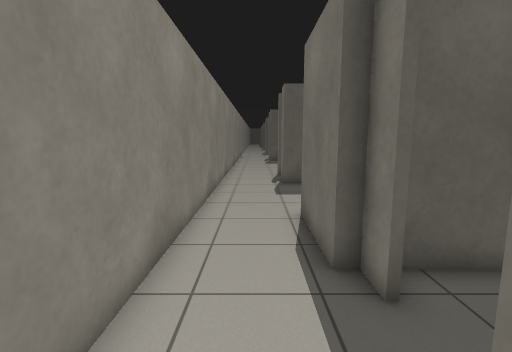
View 1 (above)

24 first-person views from a walk through a world built for the Gazebo simulator. The camera is 1.2 m above the floor, tilts 8° down and sees 85° across. The lines on the ground mark 1 m squares. The floor is counted in squares, 0.5 m on a side. Each view is taken from the middle of a square. On the plan, view 1 faces up. The plan holds only what a view shows up to about 18 squares ahead; the rest is blank. The place goes on beyond the plan. Robots are left out. Simple shapes stand in for some stock models. Surface patterns are stand-ins for the level's own textures.

View 2
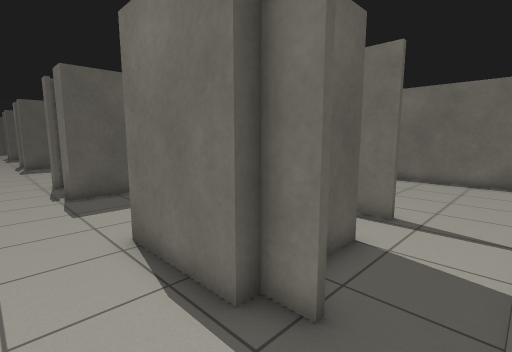

View 3
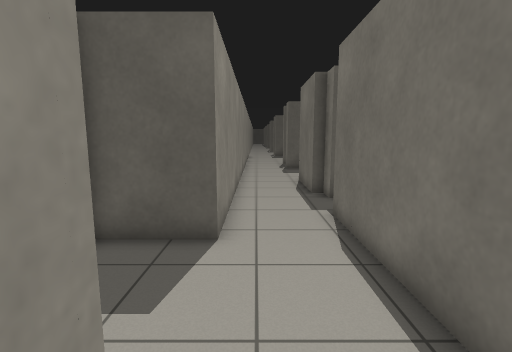

View 4
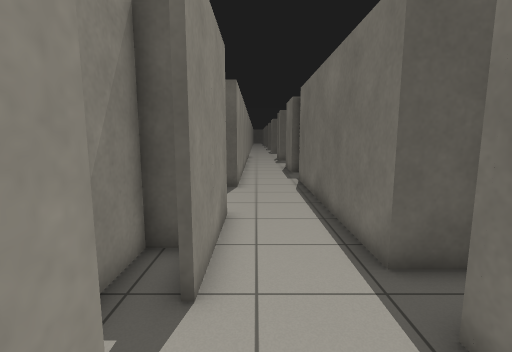

View 5
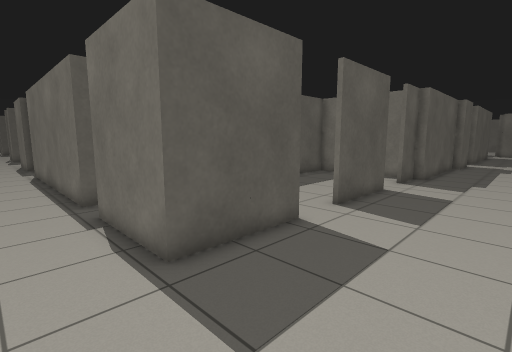

View 6
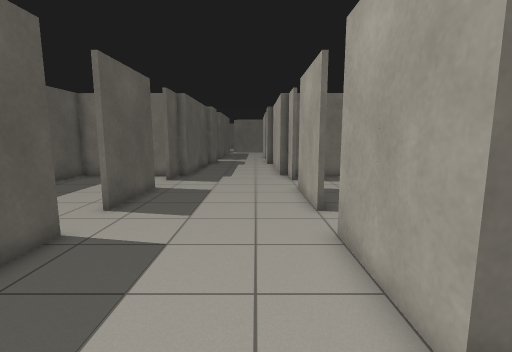

View 7
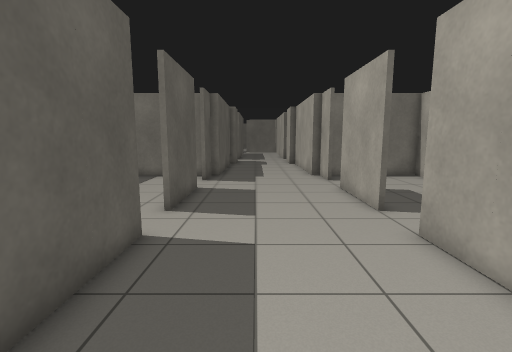

View 8
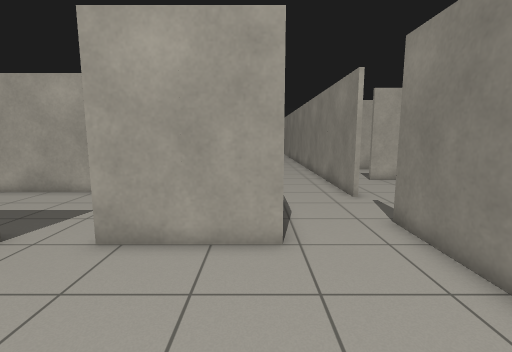

View 9
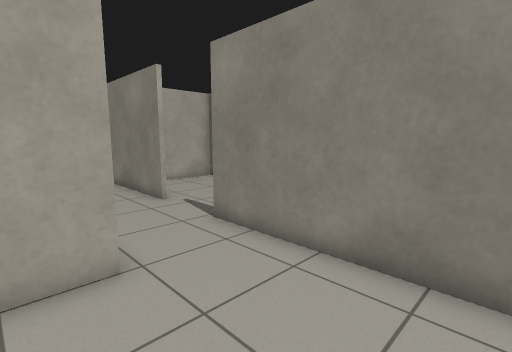

View 10
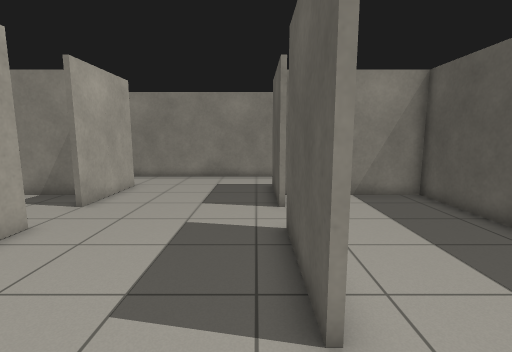

View 11
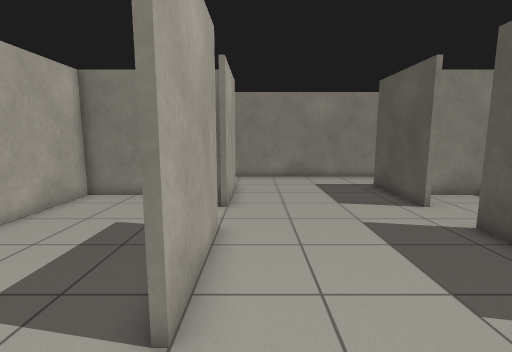

View 12
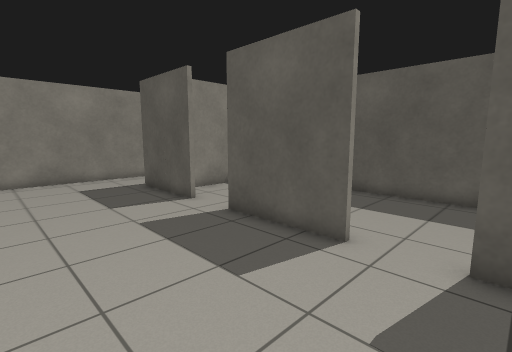

View 13
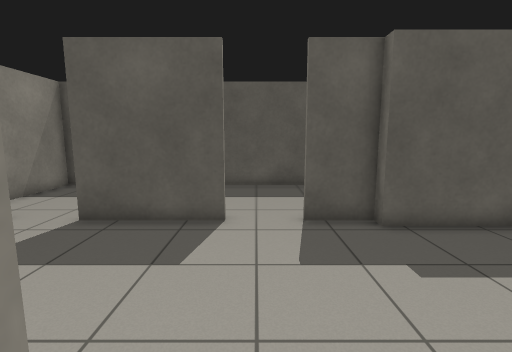

View 14
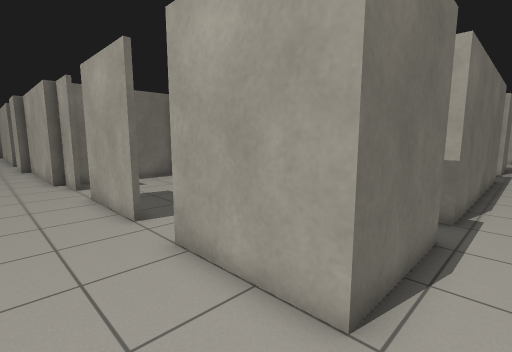

View 15
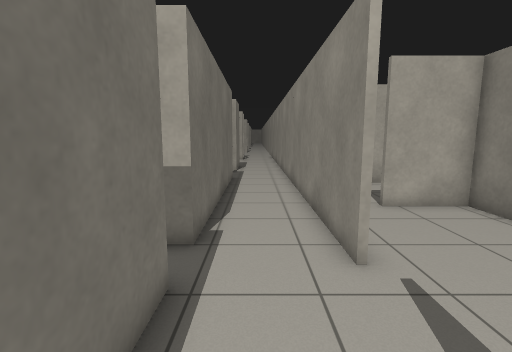

View 16
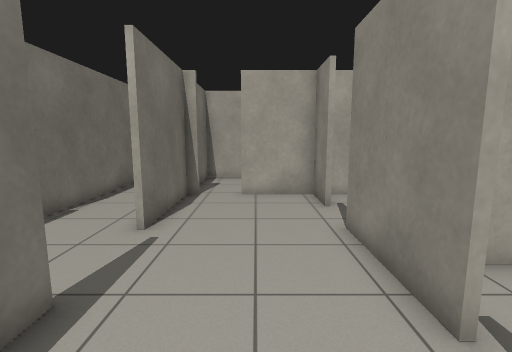

View 17
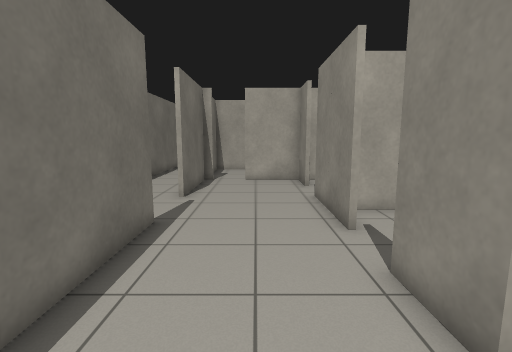

View 18
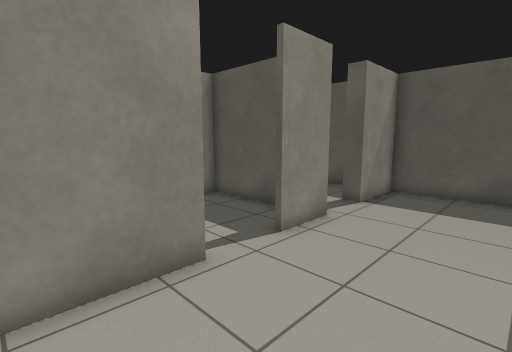

View 19
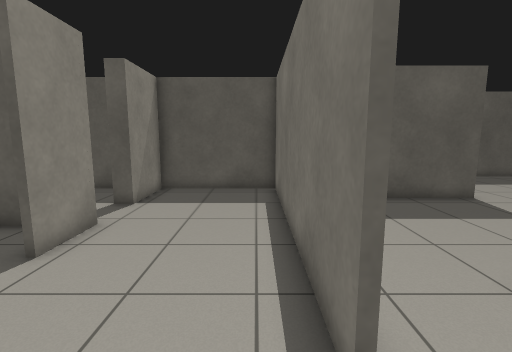

View 20
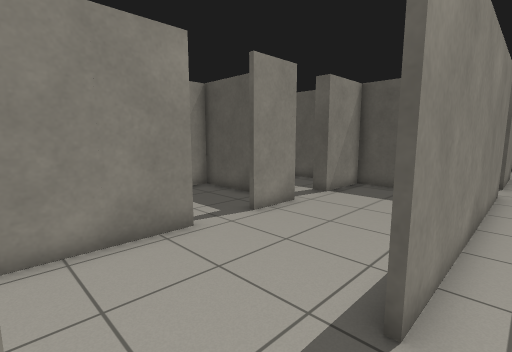

View 21
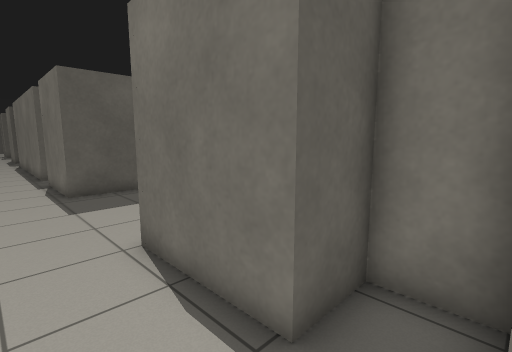

View 22
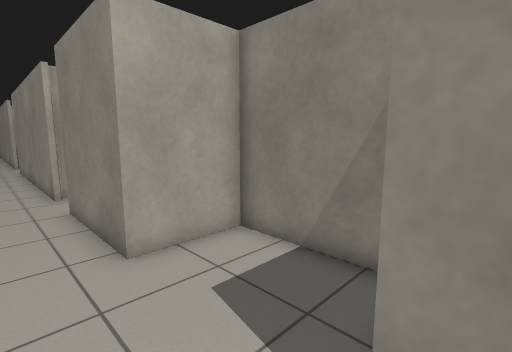

View 23
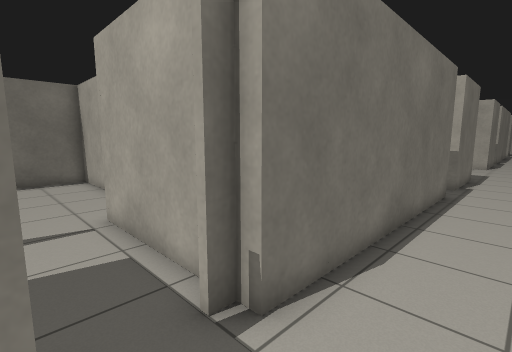

View 24
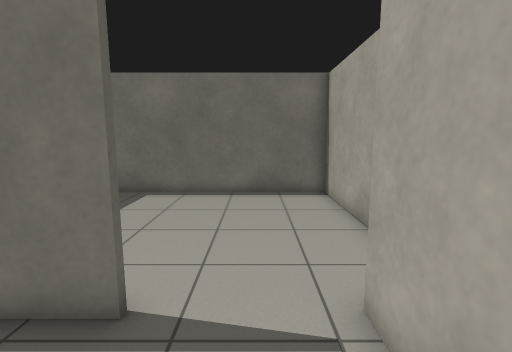

### Floor plan
Ten units are one square. View 1 is at (0, 0); x grows to the right and y downward. Boxes are objects, and circles mark ways between rooms. Rooms are numbered by the first view taken in them; rooms with no view inside come last. Other rooms are left out.
<svg viewBox="-80 -100 270 430">
<path fill="none" stroke="#000" d="M28 -15 76 -15M19 -38 19 -48 14 -48 14 -85M51 -48 26 -48M-49 18 -49 55 -19 55M14 55 14 -15 19 -15 19 -20M-19 -95 -19 7 -49 7M56 152 14 152 14 110M79 220 121 220M121 152 79 152M14 220 56 220M29 92 14 92 14 55M144 220 164 220M-19 124 -19 216M164 215 185 215M185 157 164 157 164 152 144 152M-19 55 -19 102M91 280 132 280M36 224 36 280 76 280M164 280 164 225M-19 269 -19 325M34 280 34 262 14 262 14 220M14 325 14 280 20 280M-19 216 -19 238M-74 184 -74 208M-21 238 -21 186M-21 186 -21 132 -74 132 -74 162M-74 295 -74 315 -44 315M-21 315 -21 270M-74 229 -74 272M164 148 164 92 36 92 36 149"/>
<circle cx="-5" cy="50" r="3" fill="#2a7"/>
<circle cx="135" cy="220" r="3" fill="#2a7"/>
<circle cx="65" cy="220" r="3" fill="#2a7"/>
<circle cx="-5" cy="225" r="3" fill="#2a7"/>
<circle cx="135" cy="150" r="3" fill="#2a7"/>
<circle cx="65" cy="150" r="3" fill="#2a7"/>
<circle cx="-20" cy="255" r="3" fill="#2a7"/>
<circle cx="-45" cy="195" r="3" fill="#2a7"/>
<circle cx="-45" cy="230" r="3" fill="#2a7"/>
<text x="10" y="-20">1</text>
<text x="70" y="170">2</text>
<text x="100" y="250">3</text>
<text x="0" y="270">4</text>
<text x="-50" y="210">5</text>
<text x="-50" y="160">6</text>
<text x="-40" y="270">7</text>
<text x="100" y="120">8</text>
</svg>
Room 1 opens to room 2. Room 2 opens to room 3. Room 2 opens to room 4. Room 2 opens to room 8. Room 4 opens to room 7. Room 5 opens to room 6. Room 5 opens to room 7.

Where each view was taken, in squares from view 1:
view 1: 0 up, 0 right, facing up
view 2: 2 up, 1 left, facing up-right
view 3: 7 down, 1 left, facing up
view 4: 14 down, 1 left, facing up
view 5: 20 down, 1 left, facing up-right
view 6: 20 down, 1 left, facing right
view 7: 18 down, 1 left, facing right
view 8: 16 down, 2 right, facing down
view 9: 17 down, 3 right, facing down-left
view 10: 16 down, 15 right, facing left
view 11: 21 down, 15 right, facing left
view 12: 21 down, 15 right, facing up-left
view 13: 23 down, 13 right, facing up
view 14: 19 down, 0 right, facing down-right
view 15: 22 down, 0 right, facing down
view 16: 20 down, 5 left, facing down
view 17: 16 down, 5 left, facing down
view 18: 26 down, 3 left, facing up-left
view 19: 26 down, 3 left, facing up
view 20: 27 down, 1 left, facing up-left
view 21: 28 down, 1 left, facing up-right
view 22: 0 up, 0 right, facing down-left
view 23: 4 up, 1 left, facing down-right
view 24: 3 up, 4 right, facing right
